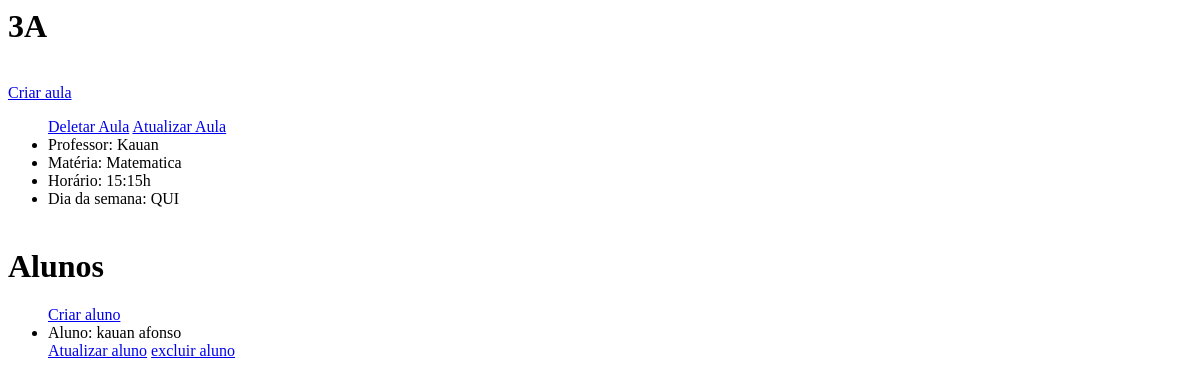
The page /turmas/detalhes/11 on the database as committed earlier.
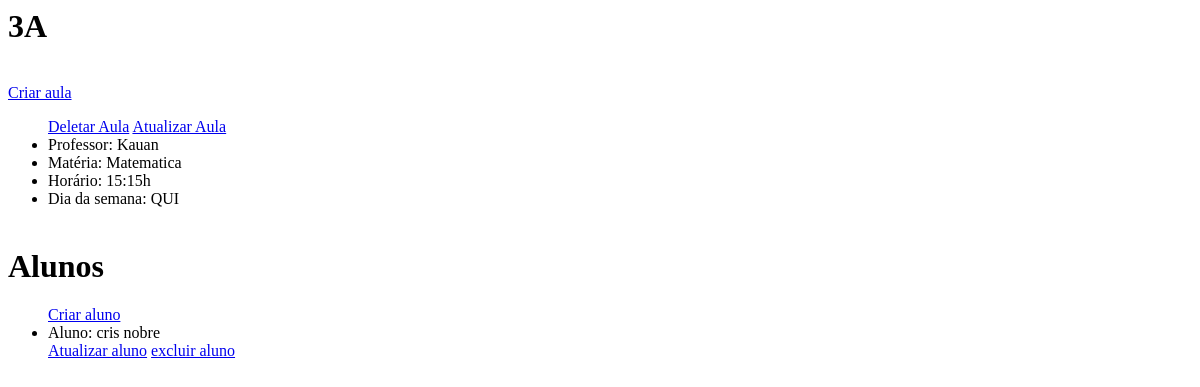
The same page on the database as committed later.
### app/models.py (models this page shows, shortened)
class Turma(models.Model):
    serie_turma = models.CharField(max_length=8, unique=True)

class Professor(models.Model):
    nome = models.CharField(max_length=255)
    def __str__(self):
        return self.nome

class Materia(models.Model):
    materias = [
        ("Matematica", "Matemática"),
        ("Portugues", "Português"),
        ("Historia", "História"),
        ("Geografia", "Geografia"),
        ("Quimica", "Química"),
        ("Fisica", "Física"),
        ("Biologia", "Biologia"),
    ]
    nome_materia = models.CharField(max_length=50,choices=materias)
    def __str__(self):
        return self.nome_materia

class Horario(models.Model):
    horarios = [
        ("7:00h", "7:00h"),
        ("7:45h", "7:45h"),
        ("8:30h", "8:30h"),
        ("9:15h", "9:15h"),
        ("10:00h", "10:00h"),
        ("10:45h", "10:45h"),
        ("11:30h", "11:30h"),
        ("12:15h", "12:15h"),
        ("13:00h", "13:00h"),
        ("13:45h", "13:45h"),
        ("14:30h", "14:30h"),
        ("15:15h", "15:15h"),
        ("16:00h", "16:00h"),
        ("16:45h", "16:45h"),
        ("17:30h", "17:30h"),
    ]
    horario_aula = models.CharField(max_length=50,choices=horarios,unique=True)
    def __str__(self):
        return self.horario_aula

class Dias_semanas_Aulas(models.Model):
    pk_dia_semana = models.ForeignKey(Dias_semanas, on_delete=models.CASCADE)
    def __str__(self):
        return str(self.pk_dia_semana)

class Dias_semanas(models.Model):
    dias = [
        ("SEG", "Segunda-Feira"),
        ("TER", "Terça-Feira"),
        ("QUA", "Quarta-Feira"),
        ("QUI", "Quinta-Feira"),
        ("SEX", "Sexta-Feira"),
    ]
    dia = models.CharField(max_length=55,choices=dias, unique=True)
    def __str__(self):
        return self.dia

class Aluno(AbstractUser):
    ra = models.CharField(max_length=10, unique=True)
    data_nascimento = models.DateField(null=True, blank=True)
    foto_perfil = models.ImageField(upload_to='fotos_perfil/', null=True, blank=True)
    pk_turma = models.ForeignKey(Turma, on_delete=models.CASCADE,null=True, blank=True) #para não der erro na hr de criar o super user use null e blank

### app/views.py (the view)
# urls.py: path("turmas/detalhes/<int:pk>", views.visualizar_sala , name='detalhes_turmas'),
def visualizar_sala(request, pk):
    try:
        turma = get_object_or_404(Turma, pk=pk) #Pegando o id da turma
        aulas = Aulas.objects.filter(pk_turma = turma) #Mesclando as tabelas relacionadas a aulas pela FK da turma
        aulas_info = []
        alunos = Aluno.objects.filter(pk_turma = pk)
        for aula in aulas:
            aulas_info.append({
                'pk':aula.pk,
                'professor': aula.pk_professor,
                'materia': aula.pk_materia,
                'horario': aula.pk_horario,
                'turma': aula.pk_turma,
                'dia_semana': aula.pk_dias_semana
            })#retoronado os dados
        return render(request, "detalhes.html", {"turma": turma, "aulas": aulas_info, "alunos":alunos})
    except Exception as e:
        print(f"Error: {e}")
        return HttpResponseNotFound("Ocorreu um erro ao tentar carregar a turma e os professores.") #mensagem de erro caso for nescessario

### app/Templates/detalhes.html (shortened to what this page needs)
<h1>{{ turma.serie_turma }}</h1><br>
<a href="{%url 'criar_aula' pk=turma.pk %}">Criar aula</a>
<ul>
    {% if aulas %}
        {% for i in aulas %}
            <a href="{% url 'deletar_aula' pk=i.pk %}">Deletar Aula</a>
            <a href="{% url 'atualizar_aula' pk=i.pk %}">Atualizar Aula</a>
            <li>Professor: {{ i.professor }}</li>
            <li>Matéria: {{ i.materia }}</li>
            <li>Horário: {{ i.horario }}</li>
            <li>Dia da semana: {{ i.dia_semana}}</li>
            <br>
        {% endfor %}
    {% else %}
        <li>Nenhum professor da sala.</li>
    {% endif %}
</ul>
<h1>Alunos</h1>
<ul>
    <a href="{%url 'criar_aluno' pk=turma.pk%}">Criar aluno</a>
    {% if alunos %}
        {% for i in alunos %}
            <li>Aluno: {{ i.first_name }} {{ i.last_name }}</li>
            <a href="{% url 'atualizar_aluno' pk=i.pk %}">Atualizar aluno</a>
            <a href="{% url 'excluir_aluno' pk=i.pk %}">excluir aluno</a>
            <br>
        {% endfor %}
    {% else %}
        <li>Nenhum aluno cadastrado.</li>
    {% endif %}
</ul>

Rows that differ between the two databases and show on the page:
removed Aluno: first_name "kauan", last_name "afonso"
added Aluno: first_name "cris", last_name "nobre"
